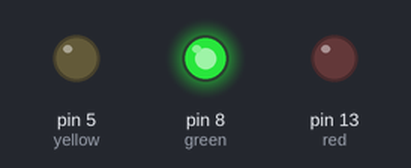
A sketch run on a simulated Arduino Uno, built with avr-gcc and run on an emulated ATmega328P. Parts: output pins drawn as LEDs (lit = HIGH).

Above: at 0.75 s.
At 36.2 s:
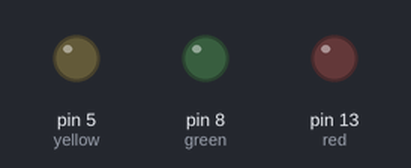
Timing chart, 0 to 39.5 s (numbered marks = the images above):
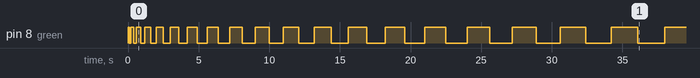

Measured:
- by itself, pin 8 (green): LOW → HIGH at 0.00 s, → LOW 0.10 s later, → HIGH 0.10 s later, → LOW 0.20 s later, … (39 changes in this stretch)

The sketch:

blink_with_time_going_up.ino
```cpp
int green=8;// int= integer (whole number)
int red=13;
int yellow=5;
int time=0;

void setup() {
  pinMode (green, OUTPUT);
  pinMode (red, OUTPUT);
  pinMode (yellow, OUTPUT);
}
void loop() {
 digitalWrite(green,HIGH);
 delay(time);
 digitalWrite(green,LOW);
 delay(time);
 time=time+100;

}
```
